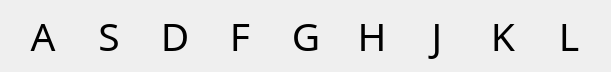
  <widget class="QWidget" name="layoutWidget">
   <property name="geometry">
    <rect>
     <x>50</x>
     <y>200</y>
     <width>611</width>
     <height>52</height>
    </rect>
   </property>
   <property name="minimumSize">
    <size>
     <width>64</width>
     <height>0</height>
    </size>
   </property>
   <layout class="QHBoxLayout" name="horizontalLayout_2">
    <property name="spacing">
     <number>2</number>
    </property>
    <item>
     <widget class="NumpadButton" name="K_a">
      <property name="sizePolicy">
       <sizepolicy hsizetype="Expanding" vsizetype="Fixed">
        <horstretch>0</horstretch>
        <verstretch>0</verstretch>
       </sizepolicy>
      </property>
      <property name="minimumSize">
       <size>
        <width>64</width>
        <height>50</height>
       </size>
      </property>
      <property name="maximumSize">
       <size>
        <width>16777215</width>
        <height>50</height>
       </size>
      </property>
      <property name="font">
       <font>
        <family>Modern</family>
        <pointsize>29</pointsize>
        <weight>50</weight>
        <italic>false</italic>
        <bold>false</bold>
        <underline>false</underline>
        <strikeout>false</strikeout>
        <stylestrategy>PreferDefault</stylestrategy>
       </font>
      </property>
      <property name="tabletTracking">
       <bool>false</bool>
      </property>
      <property name="layoutDirection">
       <enum>Qt::RightToLeft</enum>
      </property>
      <property name="text">
       <string>A</string>
      </property>
      <property name="flat">
       <bool>true</bool>
      </property>
      <property name="position" stdset="0">
       <string>left</string>
      </property>
     </widget>
    </item>
    <item>
     <widget class="NumpadButton" name="K_s">
      <property name="sizePolicy">
       <sizepolicy hsizetype="Expanding" vsizetype="Fixed">
        <horstretch>0</horstretch>
        <verstretch>0</verstretch>
       </sizepolicy>
      </property>
      <property name="minimumSize">
       <size>
        <width>64</width>
        <height>50</height>
       </size>
      </property>
      <property name="maximumSize">
       <size>
        <width>16777215</width>
        <height>50</height>
       </size>
      </property>
      <property name="font">
       <font>
        <family>Modern</family>
        <pointsize>29</pointsize>
        <weight>50</weight>
        <italic>false</italic>
        <bold>false</bold>
        <underline>false</underline>
        <strikeout>false</strikeout>
        <stylestrategy>PreferDefault</stylestrategy>
       </font>
      </property>
      <property name="tabletTracking">
       <bool>false</bool>
      </property>
      <property name="layoutDirection">
       <enum>Qt::RightToLeft</enum>
      </property>
      <property name="text">
       <string>S</string>
      </property>
      <property name="flat">
       <bool>true</bool>
      </property>
      <property name="position" stdset="0">
       <string>left</string>
      </property>
     </widget>
    </item>
    <item>
     <widget class="NumpadButton" name="K_d">
      <property name="sizePolicy">
       <sizepolicy hsizetype="Expanding" vsizetype="Fixed">
        <horstretch>0</horstretch>
        <verstretch>0</verstretch>
       </sizepolicy>
      </property>
      <property name="minimumSize">
       <size>
        <width>64</width>
        <height>50</height>
       </size>
      </property>
      <property name="maximumSize">
       <size>
        <width>16777215</width>
        <height>50</height>
       </size>
      </property>
      <property name="font">
       <font>
        <family>Modern</family>
        <pointsize>29</pointsize>
        <weight>50</weight>
        <italic>false</italic>
        <bold>false</bold>
        <underline>false</underline>
        <strikeout>false</strikeout>
        <stylestrategy>PreferDefault</stylestrategy>
       </font>
      </property>
      <property name="tabletTracking">
       <bool>false</bool>
      </property>
      <property name="layoutDirection">
       <enum>Qt::RightToLeft</enum>
      </property>
      <property name="text">
       <string>D</string>
      </property>
      <property name="flat">
       <bool>true</bool>
      </property>
      <property name="position" stdset="0">
       <string>left</string>
      </property>
     </widget>
    </item>
    <item>
     <widget class="NumpadButton" name="K_f">
      <property name="sizePolicy">
       <sizepolicy hsizetype="Expanding" vsizetype="Fixed">
        <horstretch>0</horstretch>
        <verstretch>0</verstretch>
       </sizepolicy>
      </property>
      <property name="minimumSize">
       <size>
        <width>64</width>
        <height>50</height>
       </size>
      </property>
      <property name="maximumSize">
       <size>
        <width>16777215</width>
        <height>50</height>
       </size>
      </property>
      <property name="font">
       <font>
        <family>Modern</family>
        <pointsize>29</pointsize>
        <weight>50</weight>
        <italic>false</italic>
        <bold>false</bold>
        <underline>false</underline>
        <strikeout>false</strikeout>
        <stylestrategy>PreferDefault</stylestrategy>
       </font>
      </property>
      <property name="tabletTracking">
       <bool>false</bool>
      </property>
      <property name="layoutDirection">
       <enum>Qt::RightToLeft</enum>
      </property>
      <property name="text">
       <string>F</string>
      </property>
      <property name="flat">
       <bool>true</bool>
      </property>
      <property name="position" stdset="0">
       <string>left</string>
      </property>
     </widget>
    </item>
    <item>
     <widget class="NumpadButton" name="K_g">
      <property name="sizePolicy">
       <sizepolicy hsizetype="Expanding" vsizetype="Fixed">
        <horstretch>0</horstretch>
        <verstretch>0</verstretch>
       </sizepolicy>
      </property>
      <property name="minimumSize">
       <size>
        <width>64</width>
        <height>50</height>
       </size>
      </property>
      <property name="maximumSize">
       <size>
        <width>16777215</width>
        <height>50</height>
       </size>
      </property>
      <property name="font">
       <font>
        <family>Modern</family>
        <pointsize>29</pointsize>
        <weight>50</weight>
        <italic>false</italic>
        <bold>false</bold>
        <underline>false</underline>
        <strikeout>false</strikeout>
        <stylestrategy>PreferDefault</stylestrategy>
       </font>
      </property>
      <property name="tabletTracking">
       <bool>false</bool>
      </property>
      <property name="layoutDirection">
       <enum>Qt::RightToLeft</enum>
      </property>
      <property name="text">
       <string>G</string>
      </property>
      <property name="flat">
       <bool>true</bool>
      </property>
      <property name="position" stdset="0">
       <string>left</string>
      </property>
     </widget>
    </item>
    <item>
     <widget class="NumpadButton" name="K_h">
      <property name="sizePolicy">
       <sizepolicy hsizetype="Expanding" vsizetype="Fixed">
        <horstretch>0</horstretch>
        <verstretch>0</verstretch>
       </sizepolicy>
      </property>
      <property name="minimumSize">
       <size>
        <width>64</width>
        <height>50</height>
       </size>
      </property>
      <property name="maximumSize">
       <size>
        <width>16777215</width>
        <height>50</height>
       </size>
      </property>
      <property name="font">
       <font>
        <family>Modern</family>
        <pointsize>29</pointsize>
        <weight>50</weight>
        <italic>false</italic>
        <bold>false</bold>
        <underline>false</underline>
        <strikeout>false</strikeout>
        <stylestrategy>PreferDefault</stylestrategy>
       </font>
      </property>
      <property name="tabletTracking">
       <bool>false</bool>
      </property>
      <property name="layoutDirection">
       <enum>Qt::RightToLeft</enum>
      </property>
      <property name="text">
       <string>H</string>
      </property>
      <property name="flat">
       <bool>true</bool>
      </property>
      <property name="position" stdset="0">
       <string>left</string>
      </property>
     </widget>
    </item>
    <item>
     <widget class="NumpadButton" name="K_j">
      <property name="sizePolicy">
       <sizepolicy hsizetype="Expanding" vsizetype="Fixed">
        <horstretch>0</horstretch>
        <verstretch>0</verstretch>
       </sizepolicy>
      </property>
      <property name="minimumSize">
       <size>
        <width>64</width>
        <height>50</height>
       </size>
      </property>
      <property name="maximumSize">
       <size>
        <width>16777215</width>
        <height>50</height>
       </size>
      </property>
      <property name="font">
       <font>
        <family>Modern</family>
        <pointsize>29</pointsize>
        <weight>50</weight>
        <italic>false</italic>
        <bold>false</bold>
        <underline>false</underline>
        <strikeout>false</strikeout>
        <stylestrategy>PreferDefault</stylestrategy>
       </font>
      </property>
      <property name="tabletTracking">
       <bool>false</bool>
      </property>
      <property name="layoutDirection">
       <enum>Qt::RightToLeft</enum>
      </property>
      <property name="text">
       <string>J</string>
      </property>
      <property name="flat">
       <bool>true</bool>
      </property>
      <property name="position" stdset="0">
       <string>left</string>
      </property>
     </widget>
    </item>
    <item>
     <widget class="NumpadButton" name="K_k">
      <property name="sizePolicy">
       <sizepolicy hsizetype="Expanding" vsizetype="Fixed">
        <horstretch>0</horstretch>
        <verstretch>0</verstretch>
       </sizepolicy>
      </property>
      <property name="minimumSize">
       <size>
        <width>64</width>
        <height>50</height>
       </size>
      </property>
      <property name="maximumSize">
       <size>
        <width>16777215</width>
        <height>50</height>
       </size>
      </property>
      <property name="font">
       <font>
        <family>Modern</family>
        <pointsize>29</pointsize>
        <weight>50</weight>
        <italic>false</italic>
        <bold>false</bold>
        <underline>false</underline>
        <strikeout>false</strikeout>
        <stylestrategy>PreferDefault</stylestrategy>
       </font>
      </property>
      <property name="tabletTracking">
       <bool>false</bool>
      </property>
      <property name="layoutDirection">
       <enum>Qt::RightToLeft</enum>
      </property>
      <property name="text">
       <string>K</string>
      </property>
      <property name="flat">
       <bool>true</bool>
      </property>
      <property name="position" stdset="0">
       <string>left</string>
      </property>
     </widget>
    </item>
    <item>
     <widget class="NumpadButton" name="K_l">
      <property name="sizePolicy">
       <sizepolicy hsizetype="Expanding" vsizetype="Fixed">
        <horstretch>0</horstretch>
        <verstretch>0</verstretch>
       </sizepolicy>
      </property>
      <property name="minimumSize">
       <size>
        <width>64</width>
        <height>50</height>
       </size>
      </property>
      <property name="maximumSize">
       <size>
        <width>16777215</width>
        <height>50</height>
       </size>
      </property>
      <property name="font">
       <font>
        <family>Modern</family>
        <pointsize>29</pointsize>
        <weight>50</weight>
        <italic>false</italic>
        <bold>false</bold>
        <underline>false</underline>
        <strikeout>false</strikeout>
        <stylestrategy>PreferDefault</stylestrategy>
       </font>
      </property>
      <property name="tabletTracking">
       <bool>false</bool>
      </property>
      <property name="layoutDirection">
       <enum>Qt::RightToLeft</enum>
      </property>
      <property name="text">
       <string>L</string>
      </property>
      <property name="flat">
       <bool>true</bool>
      </property>
      <property name="position" stdset="0">
       <string>left</string>
      </property>
     </widget>
    </item>
   </layout>
  </widget>
